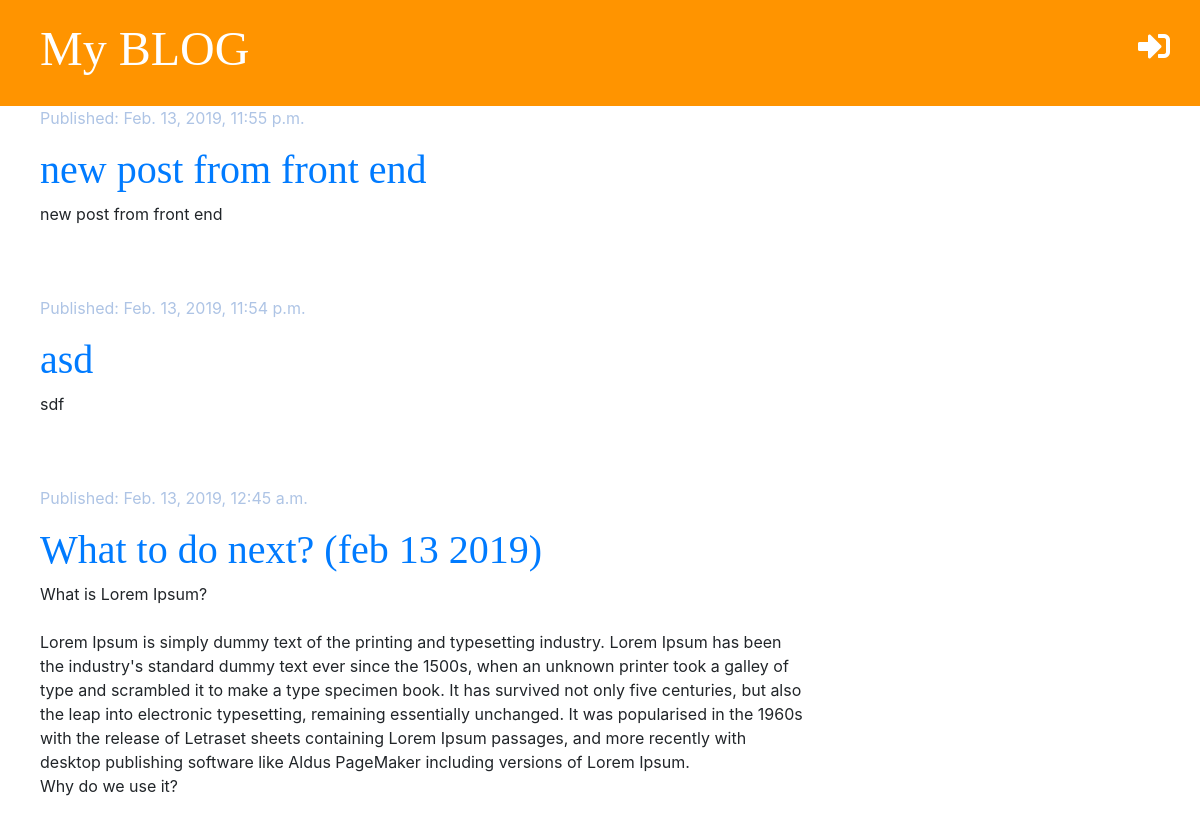
The app's page / (upper part), older data.
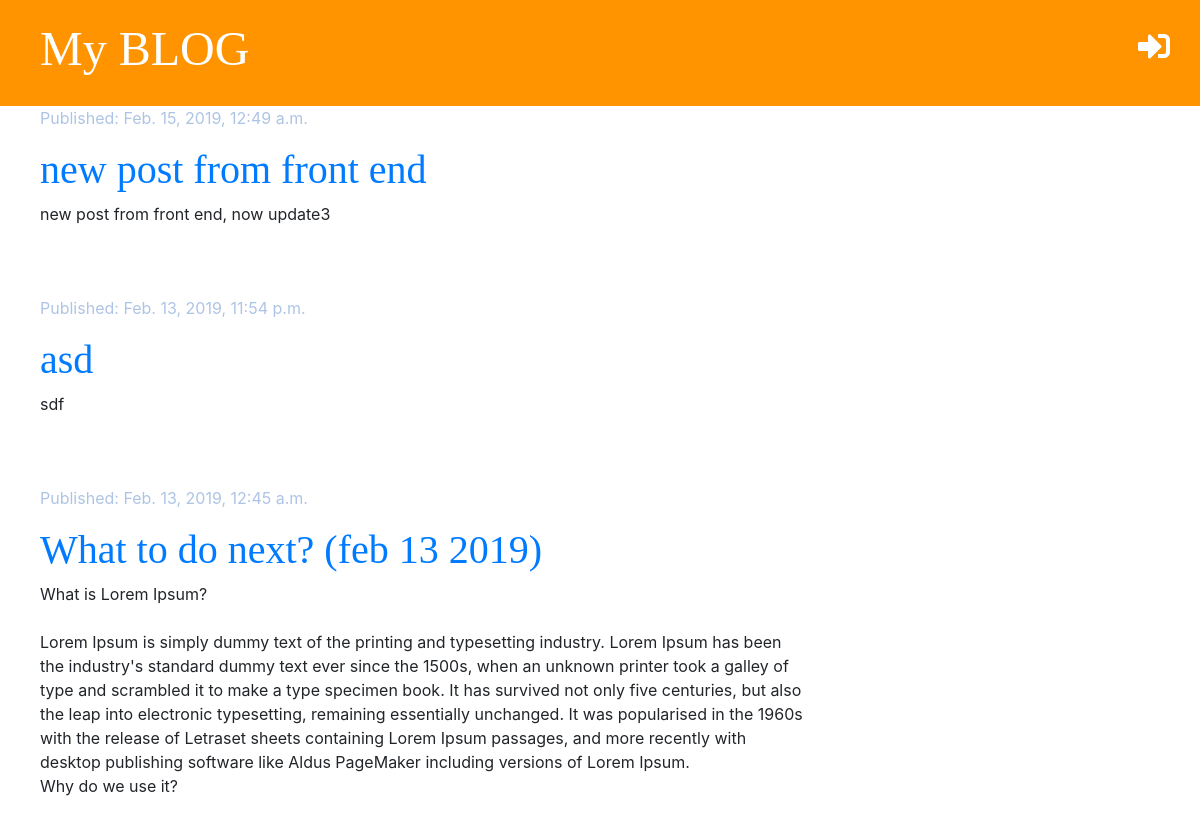
The same page, newer data.
### blog/models.py (models this page shows, shortened)
class Post(models.Model):
    author = models.ForeignKey('auth.User', on_delete=models.CASCADE)
    title = models.CharField(max_length=200)
    text = models.TextField()
    created_date = models.DateTimeField(default=timezone.now)
    published_date = models.DateTimeField(blank=True, null=True)
    test_date = models.DateTimeField(blank=True, null=True)

### blog/views.py (the view)
# urls.py: path('', views.post_list, name='post_list'),
def post_list(request):
    posts = Post.objects.filter(published_date__lte=timezone.now()).order_by('-published_date')
    stuff_for_frontend = {'posts': posts}
    return render(request, "blog/post_list.html", stuff_for_frontend)

### blog/templates/blog/post_list.html
{% extends 'blog/base.html' %}
{% block content %}
{% for post in posts %}
<div class="post">
    <div class="date">
        <p>Published: {{ post.published_date }}</p>
    </div>
    <h1><a href="{% url 'post_detail' post.pk %}">{{ post.title }}</a></h1>
    <p>{{ post.text|linebreaksbr }}</p>
</div>
{% endfor %}
{% endblock %}

Row changes from the older to the newer data that the page shows:
changed Post "new post from front end": published_date "Feb. 13, 2019, 11:55 p.m." → "Feb. 15, 2019, 12:49 a.m."; text "new post from front end" → "new post from front end, now update3"
